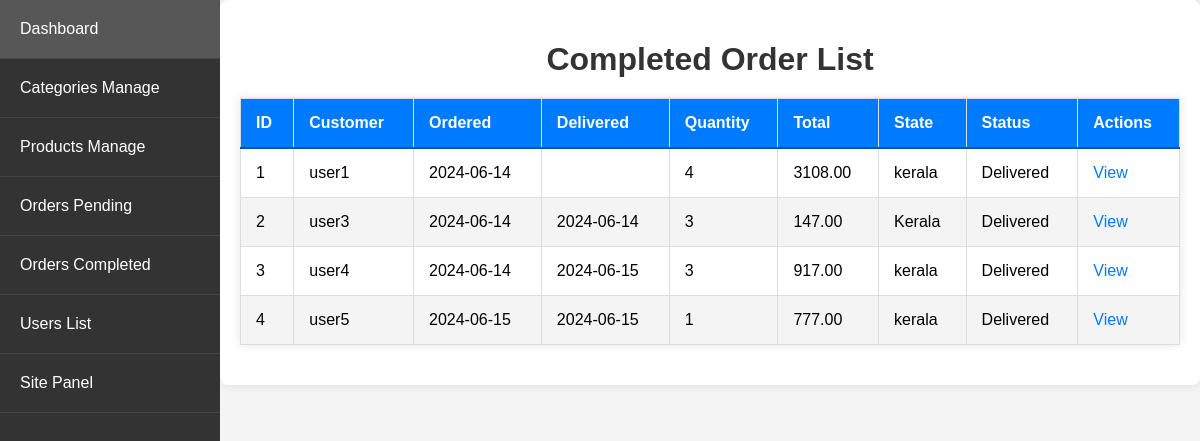
The page /admin_app/admin_app/orders/compleated/ (signed in) on the database as committed earlier.
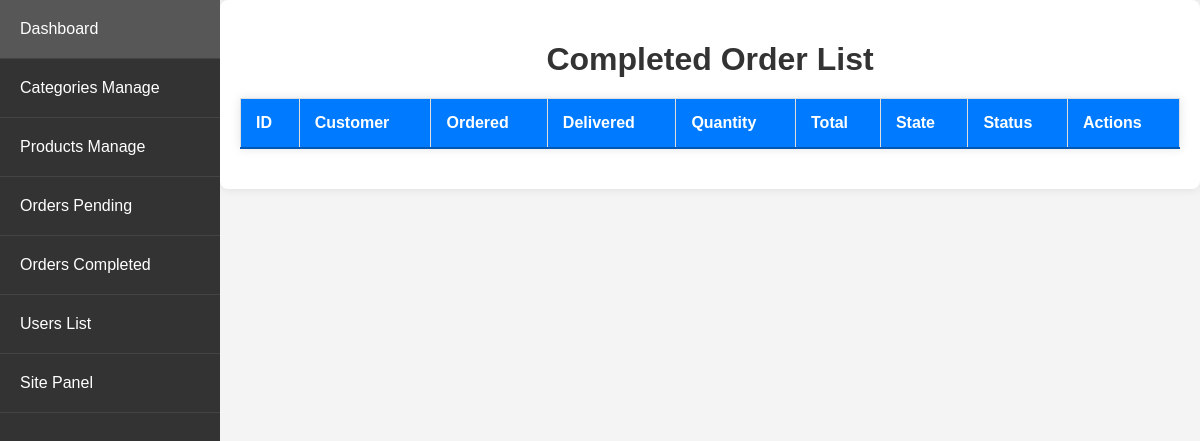
The same page on the database as committed later.
### store/models.py (models this page shows, shortened)
class Order(models.Model):
    STATUS_CHOICES = [
        ('Processing', 'Processing'),
        ('Shipped', 'Shipped'),
        ('Delivered', 'Delivered')
    ]
    customer = models.ForeignKey(Customer, on_delete=models.SET_NULL, null=True, blank=True)
    date_ordered = models.DateTimeField(auto_now_add=True)
    complete = models.BooleanField(default=False)
    transaction_id = models.CharField(max_length=100, null=True)
    status = models.CharField(max_length=20, choices=STATUS_CHOICES, default='Processing')
    processing_time = models.DateTimeField(null=True, blank=True)
    shipped_time = models.DateTimeField(null=True, blank=True)
    delivered_time = models.DateTimeField(null=True, blank=True)
    @property
    def get_cart_total(self):
        orderitems = self.orderitem_set.all()
        total = sum([item.get_total for item in orderitems])
        return total
    @property
    def get_cart_items(self):
        orderitems = self.orderitem_set.all()
        total = sum([item.quantity for item in orderitems])
        return total

class Customer(models.Model):
    user = models.OneToOneField(User, on_delete=models.CASCADE)
    name = models.CharField(max_length=200, null=True)
    contact_number = models.CharField(max_length=12, unique=True, null=True)

class OrderItem(models.Model):
    product = models.ForeignKey(Product, on_delete=models.SET_NULL, null=True)
    order = models.ForeignKey(Order, on_delete=models.SET_NULL, null=True)
    quantity = models.IntegerField(default=0, null=True, blank=True)
    date_added = models.DateTimeField(auto_now_add=True)
    price_at_purchase = models.DecimalField(max_digits=7, decimal_places=2, null=True, blank=True)
    @property
    def get_total(self):
        if self.price_at_purchase is None:
            self.price_at_purchase = self.product.new_price
        return self.price_at_purchase * self.quantity

class ShippingAddress(models.Model):
    customer = models.ForeignKey(Customer, on_delete=models.SET_NULL, null=True)
    order = models.ForeignKey(Order, on_delete=models.SET_NULL, null=True)
    number = models.CharField(max_length=12, null=False, blank=False)
    whatsapp = models.CharField(max_length=12, null=False, blank=False)
    address = models.CharField(max_length=200, null=False)
    city = models.CharField(max_length=200, null=False)
    state = models.CharField(max_length=200, null=False)
    zipcode = models.CharField(max_length=200, null=False)
    date_added = models.DateTimeField(auto_now_add=True)

### admin_app/views.py (the view)
# urls.py: path('admin_app/orders/compleated/', views.order_compleated, name='order_compleated'),
@login_required
@user_passes_test(is_admin)
def order_compleated(request):
    orders = Order.objects.filter(complete=True, status='Delivered').select_related('customer')
    for order in orders:
        order.shipping_address = ShippingAddress.objects.filter(order=order).first()
        order.total_quantity = OrderItem.objects.filter(order=order).aggregate(total_quantity=Sum('quantity'))['total_quantity'] or 0
    return render(request, 'admin_app/order_compleated_list.html', {'orders': orders})

### admin_app/views.py (called while the page is built)
def is_admin(user):
    return user.is_superuser

### store/context_processors.py (called while the page is built)
def menu_link(request): # this function don't wanna call to work, it's defined in setting to work
    links_list = Category.objects.annotate(
        num_products=Count('product', filter=Q(product__active=True, product__stock__gt=0))
    ).filter(num_products__gt=0).order_by('name')  # Add an order_by clause here
    paginator3 = Paginator(links_list, 8)
    try:
        page = int(request.GET.get('page', '1'))
    except:
        page = 1
    try:
        links = paginator3.page(page)
    except (InvalidPage, EmptyPage):
        links = paginator3.page(paginator3.num_pages)
    return dict(links=links)

def cart_data(request):
    data = cartData(request)
    cartItems = data['cartItems']
    return dict(cartItems=cartItems)

### store/utils.py (called while the page is built, shortened)
def cartData(request):
	if request.user.is_authenticated:
		customer = request.user.customer
		order, created = Order.objects.get_or_create(customer=customer, complete=False)
		items = order.orderitem_set.all()
		cartItems = order.get_cart_items
		total_price_difference = 0
	return {'cartItems':cartItems ,'order':order, 'items':items, 'total_price_difference':total_price_difference}

### admin_app/templates/admin_app/order_compleated_list.html
{% extends 'admin_app/base_admin.html' %}
{% block content %}
<h1>Completed Order List</h1>
<table>
    <thead>
        <tr>
            <th>ID</th>
            <th>Customer</th>
            <th>Ordered</th>
            <th>Delivered</th>
            <th>Quantity</th>
            <th>Total</th>
            <th>State</th>
            <th>Status</th>
            <th>Actions</th>
        </tr>
    </thead>
    <tbody>
        {% for order in orders %}
        <tr>
            <td>{{ forloop.counter }}</td>
            <td>{{ order.customer.name }}</td>
            <td>{{ order.date_ordered|date:"Y-m-d" }}</td>
            <td>{{ order.delivered_time|date:"Y-m-d" }}</td>
            <td>{{ order.total_quantity }}</td>
            <td>{{ order.get_cart_total }}</td>
            <td>
                {% if order.shipping_address %}
                {{ order.shipping_address.state }}
                {% else %}
                N/A
                {% endif %}
            </td>
            <td>{{ order.status }}</td>
            <td>
                <a href="{% url 'admin_app:order_view' order.pk %}">View</a>
            </td>
        </tr>
        {% endfor %}
    </tbody>
</table>
{% endblock %}

Rows that differ between the two databases and show on the page:
removed Order: customer.name "user1", date_ordered "2024-06-14", total_quantity "4", get_cart_total "3108.00", shipping_address.state "kerala", status "Delivered"
removed Order: customer.name "user3", date_ordered "2024-06-14", delivered_time "2024-06-14", total_quantity "3", get_cart_total "147.00", shipping_address.state "Kerala", status "Delivered"
removed Order: customer.name "user4", date_ordered "2024-06-14", delivered_time "2024-06-15", total_quantity "3", get_cart_total "917.00", shipping_address.state "kerala", status "Delivered"
removed Order: customer.name "user5", date_ordered "2024-06-15", delivered_time "2024-06-15", total_quantity "1", get_cart_total "777.00", shipping_address.state "kerala", status "Delivered"
